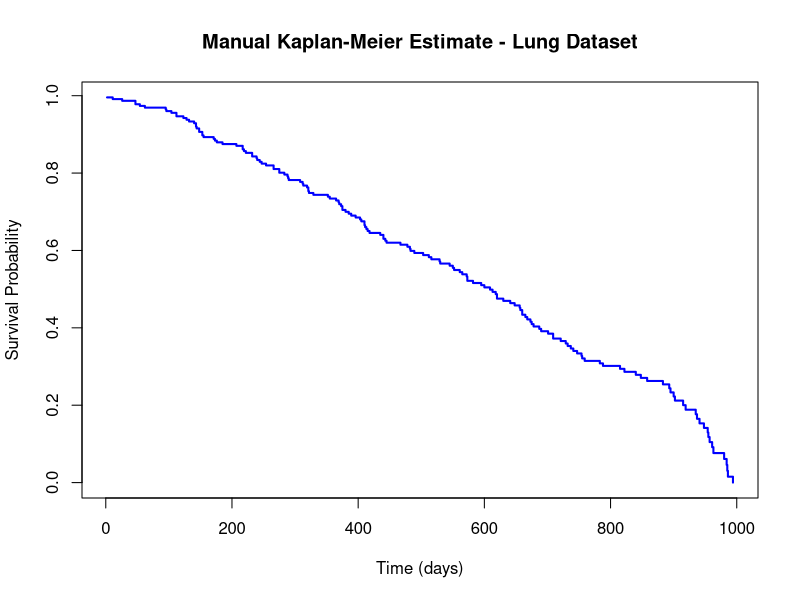

Reproduce this figure in R. (Note: this script raises an error after producing the figure.)
## ---- chunk 1

# Set the seed for reproducibility
set.seed(123)

# Number of observations
n <- 228  # same as the original lung dataset

# Simulate survival time (in days)
time <- round(runif(n, min = 1, max = 1000))  # random survival time between 1 and 1000 days

# Simulate censoring indicator (0 = censored, 1 = event)
status <- rbinom(n, size = 1, prob = 0.7)  # 70% of events, 30% censored

# Simulate age (between 40 and 80 years)
age <- round(runif(n, min = 40, max = 80))

# Simulate sex (1 = male, 2 = female)
sex <- sample(c(1, 2), size = n, replace = TRUE)

# Simulate ECOG performance score (0 to 4)
ph_ecog <- sample(0:4, size = n, replace = TRUE)

# Simulate treatment group (1 = standard, 2 = experimental)
treatment <- sample(c(1, 2), size = n, replace = TRUE)

# Create the data frame
simulated_lung<- data.frame(time = time,
                             status = status,
                             age = age,
                             sex = sex,
                             ph_ecog = ph_ecog,
                             treatment = treatment)

# Inspect the first few rows of the simulated dataset
head(simulated_lung)
## ---- chunk 2
# Sort data by 'time'
simulated_lung <- simulated_lung[order(simulated_lung$time), ]
head(simulated_lung)
## ---- chunk 3
# Initialize survival probability
n <- nrow(simulated_lung)  # total number of individuals
S_t <- 1              # start with a survival probability of 1 (i.e., 100% survival at t = 0)
km_table <- data.frame(time = numeric(0), n_risk = numeric(0), events = numeric(0), survival = numeric(0))

# Loop through each unique event time
unique_times <- unique(simulated_lung$time[simulated_lung$status == 1])  # only times where events occurred

for (t in unique_times) {
  # Calculate the number of individuals at risk at this time point
  n_risk <- sum(simulated_lung$time >= t)
  
  # Calculate the number of events at this time point
  d_i <- sum(simulated_lung$time == t & simulated_lung$status == 1)
  
  # Update the survival probability
  S_t <- S_t * (1 - d_i / n_risk)
  
  # Add this to the Kaplan-Meier table
  km_table <- rbind(km_table, data.frame(time = t, n_risk = n_risk, events = d_i, survival = S_t))
}

# Print the resulting Kaplan-Meier estimates
head(km_table)
## ---- chunk 4
#| fig.width: 5
#| fig.height: 4
# Plot the survival curve
plot(km_table$time, km_table$survival, type = "s", col = "blue", lwd = 2,
     xlab = "Time (days)", ylab = "Survival Probability",
     main = "Manual Kaplan-Meier Estimate - Lung Dataset")
## ---- chunk 5
packages <-c(
		 'tidyverse',
		 'report',
		 'performance',
		 'gtsummary',
		 'MASS',
		 'epiDisplay',
		 'survival',
		 'survminer',
		 'ggsurvfit',
		 'tidycmprsk',
		 'ggfortify',
		 'timereg',
		 'cmprsk',
		 'riskRegression'
		 )

## ---- chunk 6
# Verify installation
cat("Installed packages:\n")
print(sapply(packages, requireNamespace, quietly = TRUE))
## ---- chunk 7
#| warning: false
#| error: false
# Load packages with suppressed messages
invisible(lapply(packages, function(pkg) {
  suppressPackageStartupMessages(library(pkg, character.only = TRUE))
}))
## ---- chunk 8
# Check loaded packages
cat("Successfully loaded packages:\n")
print(search()[grepl("package:", search())])
## ---- chunk 9
#| warning: false
#| error: false
# Load lung cancer dataset
data(lung)
glimpse(lung)
## ---- chunk 10
#| warning: false
#| error: false
lung <- 
  lung |> 
  mutate(
    status = recode(status, `1` = 0, `2` = 1)
  )
## ---- chunk 11
#| warning: false
#| error: false
head(lung[, c("time", "status", "sex")])
## ---- chunk 12
#| warning: false
#| error: false
Surv(lung$time, lung$status)[1:15]
## ---- chunk 13
#| warning: false
#| error: false
km.fit<- survfit(Surv(time, status) ~ 1, data = lung)
str(km.fit)
## ---- chunk 14
summary(km.fit, times = c(1,30,60,90*(1:10)))
## ---- chunk 15
#| fig.width: 5.5
#| fig.height: 4.5
survfit2(Surv(time, status) ~ 1, data = lung) |> 
  ggsurvfit() +
  labs(
    x = "Days",
    y = "Overall survival probability"
  )

## ---- chunk 16
#| fig.width: 5
#| fig.height: 4
survfit2(Surv(time, status) ~ 1, data = lung) |> 
  ggsurvfit() +
  labs(
    x = "Days",
    y = "Overall survival probability"
  ) +
 add_confidence_interval()
## ---- chunk 17
#| fig.width: 5
#| fig.height: 4.5
survfit2(Surv(time, status) ~ 1, data = lung)  |>  
  ggsurvfit() +
  labs(
    x = "Days",
    y = "Overall survival probability"
  ) +
 add_confidence_interval() +
    add_risktable() 
## ---- chunk 18
#| fig.width: 5
#| fig.height: 4
autoplot(km.fit)
## ---- chunk 19
summary(survfit(Surv(time, status) ~ 1, data = lung), times = 365.25)
## ---- chunk 20
#| fig.width: 5
#| fig.height: 4.5
survfit2(Surv(time, status) ~ 1, data = lung)  |>  
  ggsurvfit() +
  labs(
    x = "Days",
    y = "Overall survival probability"
  ) +
 add_confidence_interval() + 
   add_risktable() +
  geom_segment(x = 365.25, xend = 365.25, y = -0.05, yend = 0.4092416, 
               linewidth = 1.0) +
  geom_segment(x = 365.25, xend = -40, y = 0.4092416, yend = 0.4092416,
               linewidth = 1.0, 
               arrow = arrow(length = unit(0.2, "inches"))) 


## ---- chunk 21
(1-121/228)*100
## ---- chunk 22
#| warning: false
#| error: false
#| fig.width: 5
#| fig.height: 4.5
lung2 <- 
  lung |> 
  mutate(
    time = ifelse(status == 1, time, 1022), 
    group = "Ignoring censoring") |>  
  full_join(mutate(lung, group = "With censoring"))

survfit2(Surv(time, status) ~ group, data = lung2) |> 
  ggsurvfit() +
  labs(
    x = "Days",
    y = "Overall survival probability"
    ) + 
  add_confidence_interval() +
  add_risktable(risktable_stats = "n.risk")
## ---- chunk 23
tbl_survfit(
  survfit(Surv(time, status) ~ 1, data = lung),
  times = 365.25,
  label_header = "**1-year survival (95% CI)**"
)
## ---- chunk 24
survfit(Surv(time, status) ~ 1, data = lung)
## ---- chunk 25
survfit(Surv(time, status) ~ 1, data = lung) %>% 
  tbl_survfit(
    probs = 0.5,
    label_header = "**Median survival (95% CI)**"
  )
## ---- chunk 26
survdiff(Surv(time, status) ~ sex, data = lung)
## ---- chunk 27
#| warning: false
#| error: false
#| fig.width: 5
#| fig.height: 4.5
survfit2(Surv(time, status) ~ sex, data = lung) |> 
  ggsurvfit() +
  labs(
    x = "Days",
    y = "Overall survival probability"
  ) +
  add_confidence_interval() +
  add_risktable()
